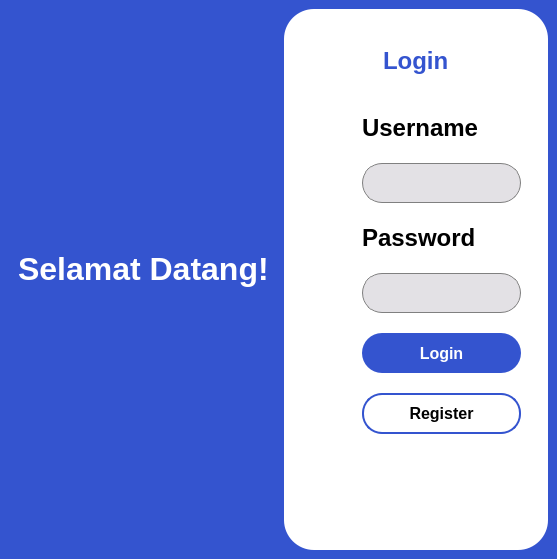
      <widget class="QWidget" name="loginPage">
       <property name="styleSheet">
        <string notr="true">
#bg{
	background-color: #3454CF
}

#labelLogin{
	color: #fff;
}

#profileIcon, #textIcon{
	color: #3454CF
}

#passwordInput,
#usernameInput
{
	border: 1px solid #808080;
	border-radius: 20px;
	background-color: #e3e1e5
}

#submitLogin{
	border-radius: 20px;
	background-color: #3454cf;
	padding: 9px 9px;
	color: #fff;


}

#registerLogin{
	border-radius: 20px;
	border: 2px solid #3454cf;
	padding: 9px 9px;
	color: #000;
}

#loginContainer{
	background-color: #fff;
	border-radius: 30px;
	
}</string>
       </property>
       <layout class="QHBoxLayout" name="horizontalLayout">
        <property name="spacing">
         <number>0</number>
        </property>
        <property name="leftMargin">
         <number>0</number>
        </property>
        <property name="topMargin">
         <number>0</number>
        </property>
        <property name="rightMargin">
         <number>0</number>
        </property>
        <property name="bottomMargin">
         <number>0</number>
        </property>
        <item>
         <widget class="QWidget" name="bg" native="true">
          <property name="sizePolicy">
           <sizepolicy hsizetype="Expanding" vsizetype="Expanding">
            <horstretch>0</horstretch>
            <verstretch>0</verstretch>
           </sizepolicy>
          </property>
          <layout class="QHBoxLayout" name="horizontalLayout_2">
           <property name="leftMargin">
            <number>9</number>
           </property>
           <property name="topMargin">
            <number>9</number>
           </property>
           <property name="rightMargin">
            <number>9</number>
           </property>
           <property name="bottomMargin">
            <number>9</number>
           </property>
           <item alignment="Qt::AlignHCenter|Qt::AlignVCenter">
            <widget class="QWidget" name="left" native="true">
             <property name="sizePolicy">
              <sizepolicy hsizetype="Expanding" vsizetype="Preferred">
               <horstretch>0</horstretch>
               <verstretch>0</verstretch>
              </sizepolicy>
             </property>
             <layout class="QVBoxLayout" name="verticalLayout_95">
              <item alignment="Qt::AlignHCenter">
               <widget class="QLabel" name="labelLogin">
                <property name="maximumSize">
                 <size>
                  <width>300</width>
                  <height>70</height>
                 </size>
                </property>
                <property name="font">
                 <font>
                  <pointsize>24</pointsize>
                  <weight>75</weight>
                  <bold>true</bold>
                 </font>
                </property>
                <property name="text">
                 <string>Selamat Datang!</string>
                </property>
               </widget>
              </item>
              <item>
               <widget class="QLabel" name="imgLogin">
                <property name="maximumSize">
                 <size>
                  <width>360</width>
                  <height>360</height>
                 </size>
                </property>
                <property name="text">
                 <string/>
                </property>
                <property name="pixmap">
                 <pixmap resource="../Qss/icons/_icons.qrc">:/font_awesome_regular/icons/font_awesome/regular/warehouseLog.png</pixmap>
                </property>
                <property name="scaledContents">
                 <bool>true</bool>
                </property>
               </widget>
              </item>
             </layout>
            </widget>
           </item>
           <item>
            <widget class="QWidget" name="loginContainer" native="true">
             <property name="sizePolicy">
              <sizepolicy hsizetype="Expanding" vsizetype="Preferred">
               <horstretch>0</horstretch>
               <verstretch>0</verstretch>
              </sizepolicy>
             </property>
             <property name="maximumSize">
              <size>
               <width>458</width>
               <height>16777215</height>
              </size>
             </property>
             <property name="styleSheet">
              <string notr="true"/>
             </property>
             <layout class="QVBoxLayout" name="verticalLayout_96">
              <property name="spacing">
               <number>0</number>
              </property>
              <item alignment="Qt::AlignHCenter|Qt::AlignBottom">
               <widget class="QWidget" name="topSide" native="true">
                <layout class="QVBoxLayout" name="verticalLayout_97">
                 <property name="bottomMargin">
                  <number>0</number>
                 </property>
                 <item>
                  <widget class="QLabel" name="profileIcon">
                   <property name="maximumSize">
                    <size>
                     <width>60</width>
                     <height>60</height>
                    </size>
                   </property>
                   <property name="text">
                    <string/>
                   </property>
                   <property name="pixmap">
                    <pixmap resource="../Qss/icons/_icons.qrc">:/font_awesome_regular/icons/font_awesome/regular/user.png</pixmap>
                   </property>
                   <property name="scaledContents">
                    <bool>true</bool>
                   </property>
                  </widget>
                 </item>
                 <item>
                  <widget class="QLabel" name="textIcon">
                   <property name="font">
                    <font>
                     <pointsize>18</pointsize>
                     <weight>75</weight>
                     <bold>true</bold>
                    </font>
                   </property>
                   <property name="text">
                    <string>Login</string>
                   </property>
                  </widget>
                 </item>
                </layout>
               </widget>
              </item>
              <item alignment="Qt::AlignVCenter">
               <widget class="QWidget" name="bottomSide" native="true">
                <property name="sizePolicy">
                 <sizepolicy hsizetype="Preferred" vsizetype="Preferred">
                  <horstretch>0</horstretch>
                  <verstretch>0</verstretch>
                 </sizepolicy>
                </property>
                <property name="minimumSize">
                 <size>
                  <width>0</width>
                  <height>466</height>
                 </size>
                </property>
                <property name="maximumSize">
                 <size>
                  <width>16777215</width>
                  <height>466</height>
                 </size>
                </property>
                <layout class="QVBoxLayout" name="verticalLayout_98">
                 <property name="spacing">
                  <number>0</number>
                 </property>
                 <property name="bottomMargin">
                  <number>12</number>
                 </property>
                 <item>
                  <widget class="QWidget" name="formWidget" native="true">
                   <property name="sizePolicy">
                    <sizepolicy hsizetype="Expanding" vsizetype="Preferred">
                     <horstretch>0</horstretch>
                     <verstretch>0</verstretch>
                    </sizepolicy>
                   </property>
                   <property name="maximumSize">
                    <size>
                     <width>16777215</width>
                     <height>16777215</height>
                    </size>
                   </property>
                   <layout class="QVBoxLayout" name="verticalLayout_99">
                    <property name="spacing">
                     <number>0</number>
                    </property>
                    <property name="leftMargin">
                     <number>60</number>
                    </property>
                    <property name="bottomMargin">
                     <number>70</number>
                    </property>
                    <item>
                     <widget class="QLabel" name="usernameText">
                      <property name="maximumSize">
                       <size>
                        <width>16777215</width>
                        <height>30</height>
                       </size>
                      </property>
                      <property name="font">
                       <font>
                        <pointsize>18</pointsize>
                        <weight>75</weight>
                        <bold>true</bold>
                       </font>
                      </property>
                      <property name="text">
                       <string>Username</string>
                      </property>
                     </widget>
                    </item>
                    <item>
                     <widget class="QLineEdit" name="usernameInput">
                      <property name="sizePolicy">
                       <sizepolicy hsizetype="Expanding" vsizetype="Preferred">
                        <horstretch>0</horstretch>
                        <verstretch>0</verstretch>
                       </sizepolicy>
                      </property>
                      <property name="maximumSize">
                       <size>
                        <width>300</width>
                        <height>40</height>
                       </size>
                      </property>
                      <property name="font">
                       <font>
                        <pointsize>13</pointsize>
                       </font>
                      </property>
                     </widget>
                    </item>
                    <item>
                     <widget class="QLabel" name="passwordText">
                      <property name="maximumSize">
                       <size>
                        <width>16777215</width>
                        <height>30</height>
                       </size>
                      </property>
                      <property name="font">
                       <font>
                        <pointsize>18</pointsize>
                        <weight>75</weight>
                        <bold>true</bold>
                       </font>
                      </property>
                      <property name="text">
                       <string>Password</string>
                      </property>
                     </widget>
                    </item>
                    <item>
                     <widget class="QLineEdit" name="passwordInput">
                      <property name="sizePolicy">
                       <sizepolicy hsizetype="Preferred" vsizetype="Preferred">
                        <horstretch>0</horstretch>
                        <verstretch>0</verstretch>
                       </sizepolicy>
                      </property>
                      <property name="maximumSize">
                       <size>
                        <width>300</width>
                        <height>40</height>
                       </size>
                      </property>
                      <property name="font">
                       <font>
                        <pointsize>13</pointsize>
                       </font>
                      </property>
                      <property name="text">
                       <string/>
                      </property>
                      <property name="echoMode">
                       <enum>QLineEdit::Password</enum>
                      </property>
                      <property name="alignment">
                       <set>Qt::AlignLeading|Qt::AlignLeft|Qt::AlignVCenter</set>
                      </property>
                     </widget>
                    </item>
                    <item>
                     <widget class="QPushButton" name="submitLogin">
                      <property name="sizePolicy">
                       <sizepolicy hsizetype="Ignored" vsizetype="Preferred">
                        <horstretch>0</horstretch>
                        <verstretch>0</verstretch>
                       </sizepolicy>
                      </property>
                      <property name="maximumSize">
                       <size>
                        <width>300</width>
                        <height>40</height>
                       </size>
                      </property>
                      <property name="font">
                       <font>
                        <pointsize>12</pointsize>
                        <weight>75</weight>
                        <bold>true</bold>
                       </font>
                      </property>
                      <property name="cursor">
                       <cursorShape>PointingHandCursor</cursorShape>
                      </property>
                      <property name="text">
                       <string>Login</string>
                      </property>
                     </widget>
                    </item>
                    <item>
                     <widget class="QPushButton" name="registerLogin">
                      <property name="sizePolicy">
                       <sizepolicy hsizetype="Ignored" vsizetype="Preferred">
                        <horstretch>0</horstretch>
                        <verstretch>0</verstretch>
                       </sizepolicy>
                      </property>
                      <property name="maximumSize">
                       <size>
                        <width>300</width>
                        <height>41</height>
                       </size>
                      </property>
                      <property name="font">
                       <font>
                        <pointsize>12</pointsize>
                        <weight>75</weight>
                        <bold>true</bold>
                       </font>
                      </property>
                      <property name="cursor">
                       <cursorShape>PointingHandCursor</cursorShape>
                      </property>
                      <property name="text">
                       <string>Register</string>
                      </property>
                     </widget>
                    </item>
                   </layout>
                  </widget>
                 </item>
                </layout>
               </widget>
              </item>
             </layout>
            </widget>
           </item>
          </layout>
         </widget>
        </item>
       </layout>
      </widget>
